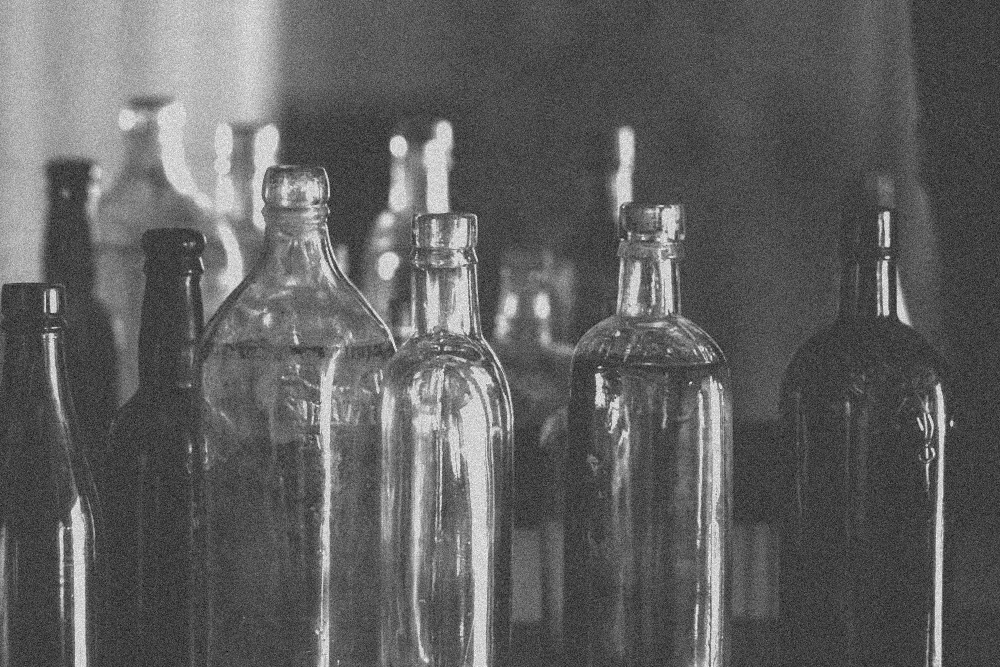
#> input picture NS01/NS01-b.png, 1000 x 667 px, found by its file name
$ jupyter execute Laboratorio_de_Ruido.ipynb
#> lines starting #> are read from the running program, lines starting #| are printed output that depends on the picture
# LABORATORIO VIRTUAL DE RUIDO

Sistemas de Visión

Carlos Jara y Christopher Morales

## Ejercicio 1 - "Identificación  y Filtrado de Ruido"

[cell 1]
#Importar las librerías por utlizar
import os
import matplotlib.pyplot as plt
import matplotlib.image as mpimg
from skimage import io
from skimage.filters import gaussian, median, sobel

#Obtener la direccion de las imagenes
path = os.getcwd()

[cell 2]
#Mostrar la Imagen original NS01_b
NS01_b= io.imread(path +r'\NS01\NS01-b.png',True)
#> NS01_b is the input picture: shape (667, 1000); min 0, max 255, mean 95.3

plt.figure(figsize=(15,10))
plt.imshow(NS01_b,cmap='gray')
plt.title("Imagen NS01-b")
plt.show()

Ruido de tipo gaussiano:
se puede reducir:

1. Filtro gaussiano
2. Filtro bilateral

Este tipo de ruido, cuya naturaleza es gaussiana o normal, se puede neutralizar mediante una máscara que tenga una aproximación discreta de una distribución gaussiana.

[cell 3]
#Filtro Gaussiano
NS01_b_filtrada = gaussian(NS01_b, sigma=1.3)

fig2, axs = plt.subplots(1,2,figsize=(20,7))
fig2.suptitle('Imagen NS01_b')
axs[0].imshow(NS01_b,cmap='gray')
axs[0].set_title('Imagen original')

axs[1].imshow(NS01_b_filtrada,cmap='gray')
axs[1].set_title('Imagen filtrada')

plt.show()
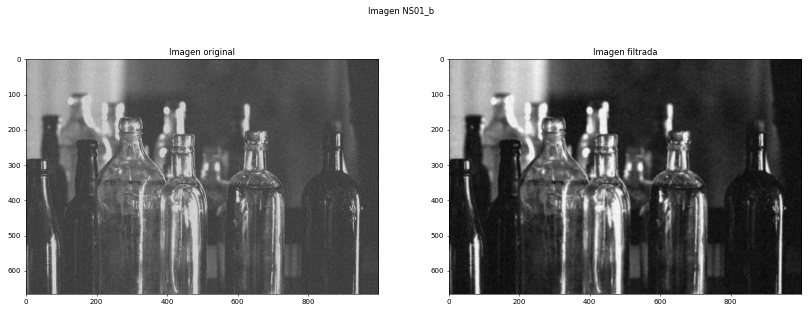
#> figure drawn by matplotlib, 2 panels

[cell 4]
#Mostrar la Imagen original NS02-d
NS02_d= io.imread(path +r'\NS02\NS02-d.png',True)
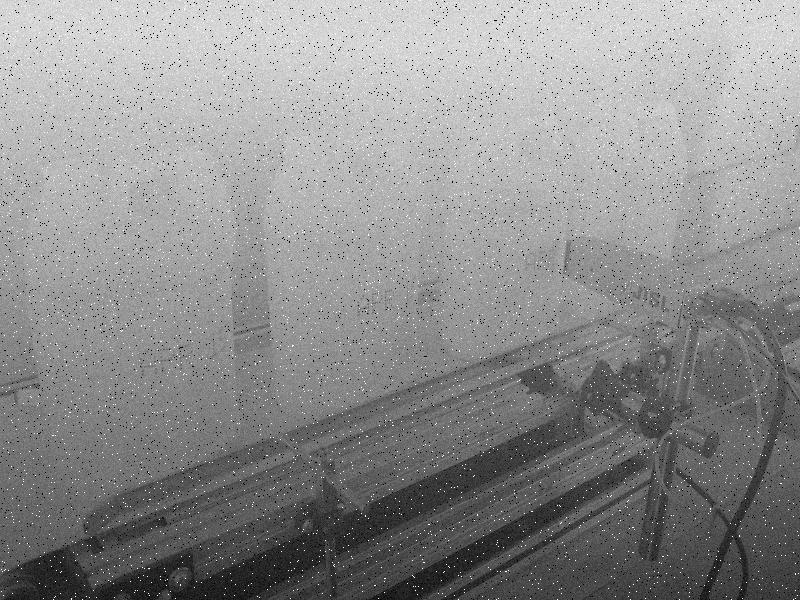
#> input picture NS02/NS02-d.png, 800 x 600 px, found by its file name
#> NS02_d is the input picture: shape (600, 800); min 0, max 255, mean 141.8

plt.figure(figsize=(16,12))
plt.imshow(NS02_d,cmap='gray')
plt.title("Imagen NS02-d")
plt.show()

Ruido de tipo sal y pimienta
se puede reducir:

1. Filtro de sustitución aproximado (mediana)
2. Filtro de sustitución máximo-mínimo
3. Filtro de sustitución bicho raro

En este caso se utilizará un filtro de mediana para reducir el ruido sal y pimienta de forma que los valores atípicos o extremos de gradiente se eliminan al desplazar el kernel de convolución

[cell 5]
#Filtro de mediana
NS02_d_filtrada = median(NS02_d)
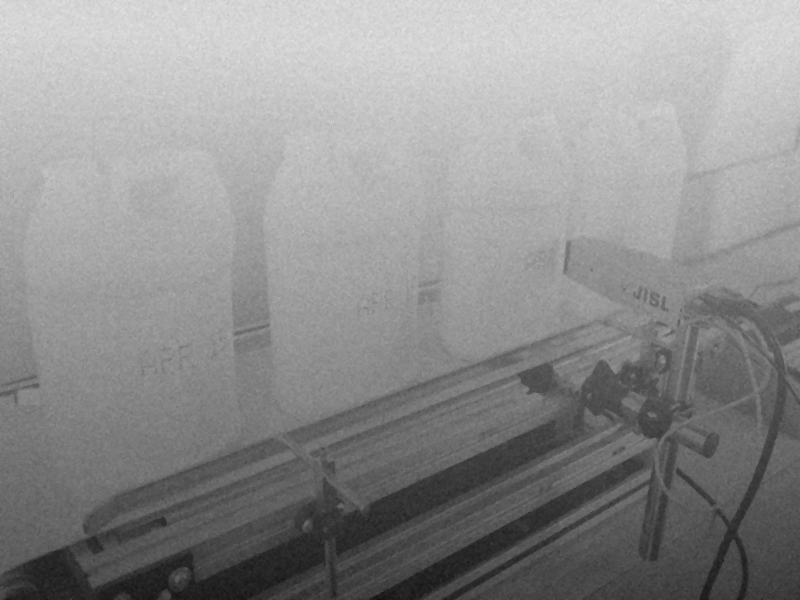
#> NS02_d_filtrada: shape (600, 800); min 18, max 227, mean 142.4

fig3, axs = plt.subplots(1,2,figsize=(20,7))
fig3.suptitle('Imagen NS02_d')
axs[0].imshow(NS02_d,cmap='gray')
axs[0].set_title('Imagen original')

axs[1].imshow(NS02_d_filtrada,cmap='gray')
axs[1].set_title('Imagen filtrada')

plt.show()
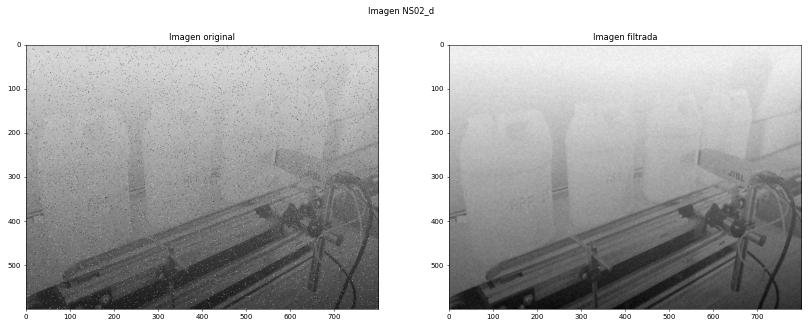
#> figure drawn by matplotlib, 2 panels

## Ejercicio 2 - Programación de una Máscara "desde cero"

Las máscaras de convolución de un filtro de Sobel, se dividen en 2: horizontal y vertical. Estos kernels buscan realizar una aproximación a la derivada de la señal en estas dos direcciones. De forma que, el horizontal detecta cambios grandes de gradiente la desplazarse en el eje horizontal, de forma que se detectan las altas frecuencias horizontales. En otras palabras es un filtro pasas altas de frecuencias horizontales. Para entender mejor este concepto se analiza una porción de una imagen con la máscara horizontal:

Si la porción de imagen de arriba a abajo es uniforme (baja frecuencia horizontal) al desplazar el kernel, la fila superior [1 2 1] se cancela con la fila inferior [-1 -2 -1], por lo que el valor obtenido es bajo (o nulo); sin embargo, si existe un borde horizontal (alta frecuencia horizontal) la fila inferior [1 -2 -1] tendrá valores mayores que la fila [1 2 1] por lo tanto en ese punto aumenta el gradiente resultante y se detecta el borde horizontal

De forma análoga, ocurre lo mismo con el kernel vertical para bordes verticales

Si se desea realizar una detección de bordes de 45° y 135° se debe realizar un análisis similar pero cambiando o "rotando" el kernel

[cell 6]
#máscara de sobel para 45° y 135°
mask_45 = [
    [2,  1,  0],
    [1,  0, -1],
    [0, -1, -2]]

mask_135 = [
    [ 0,  1,  2],
    [-1,  0,  1],
    [-2, -1,  0]]

[cell 7]
#Mostrar la Imagen original NS03-b
NS03_b= io.imread(path +r'\NS03\NS03-b.png',True)
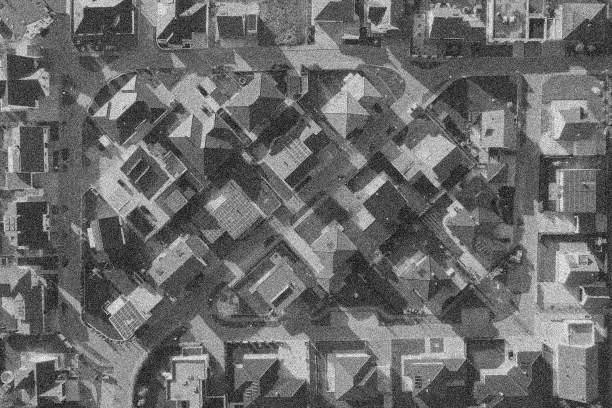
#> input picture NS03/NS03-b.png, 612 x 408 px, found by its file name
#> NS03_b is the input picture: shape (408, 612); min 0, max 254, mean 106.4

#Ejecucion de las mascaras
NS03_b_45 = sobel(NS03_b)
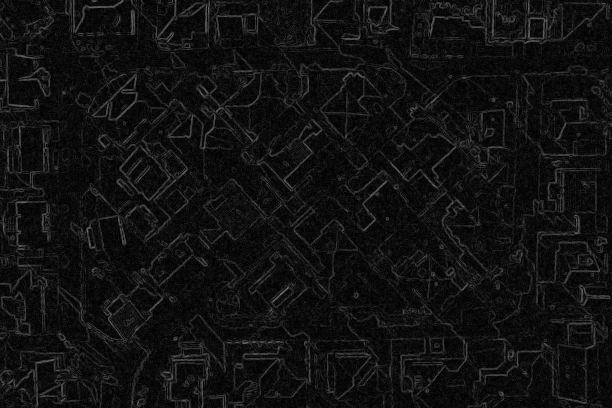
#> NS03_b_45: shape (408, 612) float64; min 0, max 0.464, mean 0.069

fig4, axs = plt.subplots(1,2,figsize=(20,7))
fig4.suptitle('Imagen NS03_b')
axs[0].imshow(NS03_b,cmap='gray')
axs[0].set_title('Imagen original')

axs[1].imshow(NS03_b_45,cmap='gray')
axs[1].set_title('Imagen filtrada')

plt.show()
